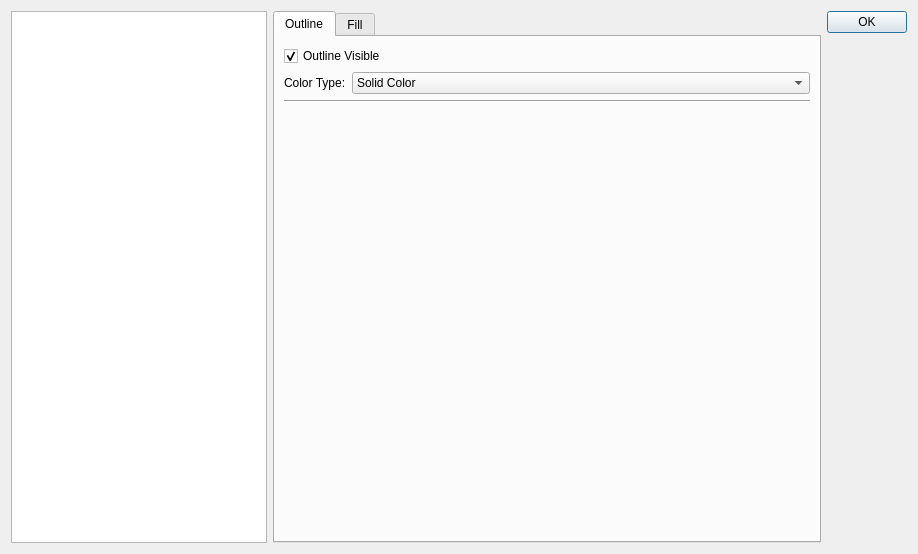
<?xml version="1.0" encoding="UTF-8"?>
<ui version="4.0">
 <class>DisplayOptionsDialog</class>
 <widget class="QDialog" name="DisplayOptionsDialog">
  <property name="geometry">
   <rect>
    <x>0</x>
    <y>0</y>
    <width>918</width>
    <height>554</height>
   </rect>
  </property>
  <property name="windowTitle">
   <string>Dialog</string>
  </property>
  <layout class="QHBoxLayout" name="horizontalLayout">
   <item>
    <widget class="QListView" name="listView">
     <property name="sizePolicy">
      <sizepolicy hsizetype="Maximum" vsizetype="Expanding">
       <horstretch>0</horstretch>
       <verstretch>0</verstretch>
      </sizepolicy>
     </property>
    </widget>
   </item>
   <item>
    <widget class="QTabWidget" name="tabWidget">
     <property name="sizePolicy">
      <sizepolicy hsizetype="Preferred" vsizetype="Expanding">
       <horstretch>0</horstretch>
       <verstretch>0</verstretch>
      </sizepolicy>
     </property>
     <property name="currentIndex">
      <number>0</number>
     </property>
     <widget class="QWidget" name="outlineTab">
      <attribute name="title">
       <string>Outline</string>
      </attribute>
      <layout class="QVBoxLayout" name="verticalLayout">
       <item>
        <widget class="QCheckBox" name="outlineVisibleCheckBox">
         <property name="text">
          <string>Outline Visible</string>
         </property>
         <property name="checked">
          <bool>true</bool>
         </property>
        </widget>
       </item>
       <item>
        <layout class="QHBoxLayout" name="horizontalLayout_2">
         <item>
          <widget class="QLabel" name="label">
           <property name="sizePolicy">
            <sizepolicy hsizetype="Maximum" vsizetype="Preferred">
             <horstretch>0</horstretch>
             <verstretch>0</verstretch>
            </sizepolicy>
           </property>
           <property name="text">
            <string>Color Type:</string>
           </property>
          </widget>
         </item>
         <item>
          <widget class="QComboBox" name="outlineShaderType">
           <item>
            <property name="text">
             <string>Solid Color</string>
            </property>
           </item>
           <item>
            <property name="text">
             <string>Gradient</string>
            </property>
           </item>
          </widget>
         </item>
        </layout>
       </item>
       <item>
        <widget class="Line" name="line">
         <property name="orientation">
          <enum>Qt::Horizontal</enum>
         </property>
        </widget>
       </item>
       <item>
        <widget class="ShaderOptionsStackedWidget" name="stackedWidget">
         <widget class="QWidget" name="page"/>
         <widget class="QWidget" name="page_2"/>
        </widget>
       </item>
      </layout>
     </widget>
     <widget class="QWidget" name="fillTab">
      <attribute name="title">
       <string>Fill</string>
      </attribute>
      <layout class="QVBoxLayout" name="verticalLayout_2">
       <item>
        <widget class="QCheckBox" name="fillVisibleCheckBox">
         <property name="text">
          <string>Fill Visible</string>
         </property>
         <property name="checked">
          <bool>true</bool>
         </property>
        </widget>
       </item>
       <item>
        <layout class="QHBoxLayout" name="horizontalLayout_3">
         <item>
          <widget class="QLabel" name="label_2">
           <property name="sizePolicy">
            <sizepolicy hsizetype="Maximum" vsizetype="Preferred">
             <horstretch>0</horstretch>
             <verstretch>0</verstretch>
            </sizepolicy>
           </property>
           <property name="text">
            <string>Color Type:</string>
           </property>
          </widget>
         </item>
         <item>
          <widget class="QComboBox" name="fillShaderType">
           <item>
            <property name="text">
             <string>Solid Color</string>
            </property>
           </item>
           <item>
            <property name="text">
             <string>Color Gradient</string>
            </property>
           </item>
          </widget>
         </item>
        </layout>
       </item>
       <item>
        <widget class="Line" name="line_2">
         <property name="orientation">
          <enum>Qt::Horizontal</enum>
         </property>
        </widget>
       </item>
       <item>
        <widget class="QStackedWidget" name="stackedWidget_2">
         <widget class="QWidget" name="page_3"/>
         <widget class="QWidget" name="page_4"/>
        </widget>
       </item>
      </layout>
     </widget>
    </widget>
   </item>
   <item>
    <widget class="QDialogButtonBox" name="buttonBox">
     <property name="orientation">
      <enum>Qt::Vertical</enum>
     </property>
     <property name="standardButtons">
      <set>QDialogButtonBox::Ok</set>
     </property>
    </widget>
   </item>
  </layout>
 </widget>
 <customwidgets>
  <customwidget>
   <class>ShaderOptionsStackedWidget</class>
   <extends>QStackedWidget</extends>
   <header>Widgets/ShaderOptionsStackedWidget.h</header>
   <container>1</container>
  </customwidget>
 </customwidgets>
 <resources/>
 <connections>
  <connection>
   <sender>buttonBox</sender>
   <signal>accepted()</signal>
   <receiver>DisplayOptionsDialog</receiver>
   <slot>accept()</slot>
   <hints>
    <hint type="sourcelabel">
     <x>248</x>
     <y>254</y>
    </hint>
    <hint type="destinationlabel">
     <x>157</x>
     <y>274</y>
    </hint>
   </hints>
  </connection>
  <connection>
   <sender>buttonBox</sender>
   <signal>rejected()</signal>
   <receiver>DisplayOptionsDialog</receiver>
   <slot>reject()</slot>
   <hints>
    <hint type="sourcelabel">
     <x>316</x>
     <y>260</y>
    </hint>
    <hint type="destinationlabel">
     <x>286</x>
     <y>274</y>
    </hint>
   </hints>
  </connection>
 </connections>
</ui>
